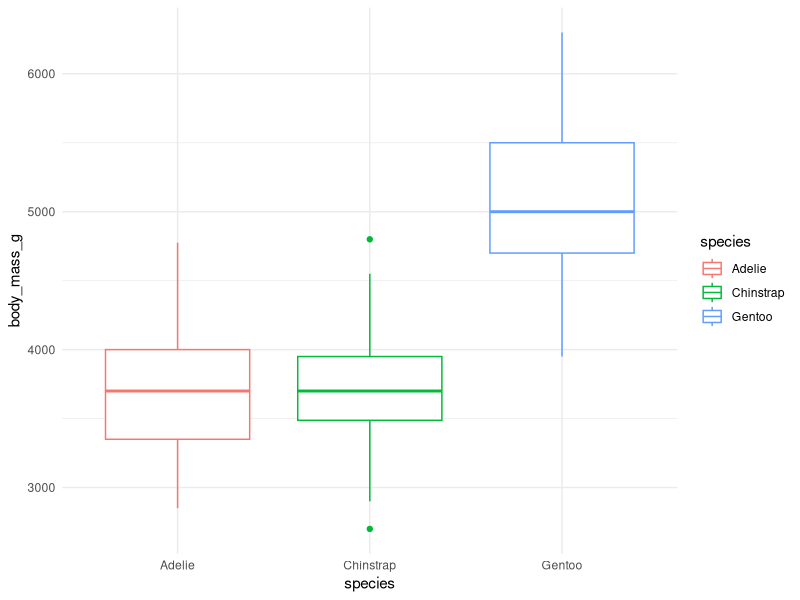

This chart was generated by the following R code:
## ---- chunk 1
knitr::opts_chunk$set(echo = TRUE)
library(tidyverse)
## ---- chunk 2
library(palmerpenguins)
str(penguins)
## ---- chunk 3
penguins %>% ggplot(aes(x = species,
                        y = body_mass_g,
                        color = species)) +
  geom_boxplot() +
  theme_minimal()
  
